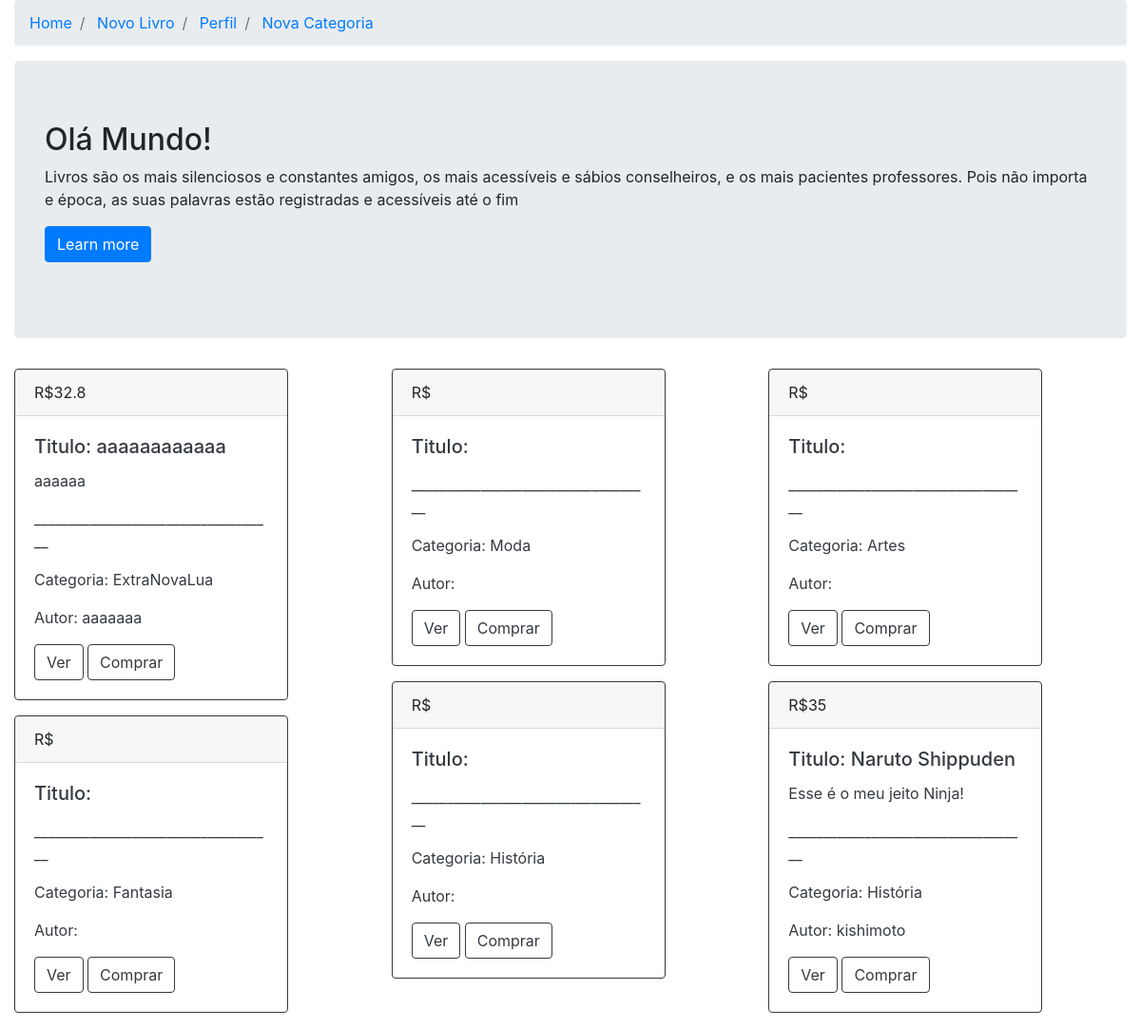
Page /livros/biblioteca/ on the committed database.
### livros/models.py (models this page shows, shortened)
class tb_book(models.Model):
	title=models.CharField(max_length=30)
	author=models.CharField(max_length=30)
	price=models.CharField(max_length=30)
	categorie=models.CharField(max_length=30)
	text=models.TextField(max_length=255)

### livros/views.py (the view)
# urls.py: path('biblioteca/',views.viewdashboard,name="biblioteca"),
def viewdashboard(request):
	books=tb_book.objects.all()
	return render(request,'dashboard.html',{'books':books})

### livros/templates/dashboard.html (shortened to what this page needs)
<!DOCTYPE html>
<html>
<head>
	<link rel="stylesheet" href="https://cdn.jsdelivr.net/npm/bootstrap@4.3.1/dist/css/bootstrap.min.css">
</head>
<body>
<div class="container-fluid">
	<div class="row">
		<div class="col-md-12">
			<nav>
				<ol class="breadcrumb">
					<li class="breadcrumb-item">
						<a href="{%url 'livros:biblioteca'%}">Home</a>
					</li>
					<li class="breadcrumb-item">
						<a href="{% url 'livros:nvlivro' %}">Novo Livro</a>
					</li>
					<li class="breadcrumb-item active">
						<a href="{% url 'livros:perfil' %}">Perfil</a>
					</li>
					<li class="breadcrumb-item active">
						<a href="{% url 'livros:nvcategoria' %}">Nova Categoria</a>
					</li>
				</ol>
			</nav>
		</div>
	</div>
</div>
<div class="container-fluid">
	<div class="row">
		<div class="col-md-12">
			<div class="jumbotron">
				<h2>
					Olá Mundo!
				</h2>
				<p>
					Livros são os mais silenciosos e constantes amigos, os mais acessíveis e sábios conselheiros, e os mais pacientes professores. Pois não importa e época, as suas palavras estão registradas e acessíveis até o fim
				</p>
				<p>
					<a class="btn btn-primary btn-large" href="#">Learn more</a>
				</p>
			</div>
		</div>
	</div>
<div class="card-columns">
{%for book in books%}
	<div class="card border-dark mb-3" style="max-width: 18rem;">
	  <div class="card-header">R${{book.price}}</div>
	  <div class="card-body text-dark">
	    <h5 class="card-title">Titulo: {{book.title}}</h5>
	    <p class="card-text">{{book.text}}</p>
	    <p> ___________________________________</p>
	    <p>Categoria: {{book.categorie}}</p>
	    <p>Autor: {{book.author}}</p>
		<a href="{%url 'livros:verlivro1' book.id%}">
			<button type="button" class="btn btn-outline-dark">Ver</button>
		</a>
		<a href="{%url 'livros:deletelivro' book.id%}">
			<button type="button" class="btn btn-outline-dark">Comprar</button>
		</a>
	  </div>
	</div>
{% endfor %}
</div>
</body>
</html>

### rows in the picture
tb_book: price "32.8", title "aaaaaaaaaaaa", text "aaaaaa", categorie "ExtraNovaLua", author "aaaaaaa"
tb_book: categorie "Fantasia"
tb_book: categorie "Moda"
tb_book: categorie "História"
tb_book: categorie "Artes"
tb_book: price "35", title "Naruto Shippuden", text "Esse é o meu jeito Ninja!", categorie "História", author "kishimoto"
